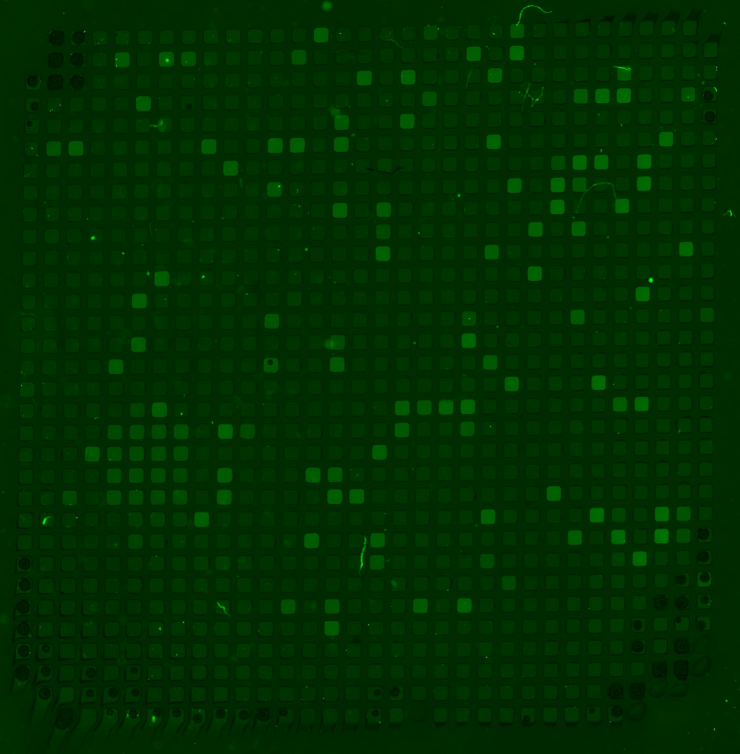
#> input picture src/samples/116.png, 2220 x 2260 px (shown at 1/3 size)
$ python Square.py ../samples/116.png 5   (Python 2 division)
#> lines starting #> are read from the running program, lines starting #| are printed output that depends on the picture; after the words box and inside, x2 and y2 are one past the last pixel; in counts of white or black regions, pixels touching at a corner belong together
import sys
import os
import math
import matplotlib.pyplot as plt
import numpy as np
import cv2
import time
import threading
from collections import Counter

def regions( chip ):


	print "Binarizing with OTSU method..."
	# Binarize
	#blur = cv2.GaussianBlur(chip,(11,11),0)
	chip = cv2.cvtColor( chip, cv2.COLOR_BGR2GRAY )
 	ret3,chip = cv2.threshold(chip,0,255,cv2.THRESH_BINARY+cv2.THRESH_OTSU)
	#cv2.imwrite( "otsu.png", chip )

	chip_temp = chip
	print "Cleaning chip of particulates..."
	chip = cv2.medianBlur(chip_temp,11)
	#cv2.imwrite( "cleaned.png", chip )


	print "Getting regions..."
	# Count Regions
	regions = np.zeros( chip.shape )
	height, width = chip.shape

	region_counter = 0
	for y in xrange( 0, chip.shape[0] ):
		for x in xrange( 0, chip.shape[1] ):
			if regions[y,x] == 0 and chip[y,x] == 255:

				region_counter = region_counter + 1

				toExplore = [[y,x]]
				regions[y, x] = region_counter
				while len(toExplore) > 0:
					cur = toExplore[0]
					val = chip[cur[0], cur[1]]
					del toExplore[0]

					ys = [ cur[0], cur[0]-1, cur[0]+1 ]
					xs = [ cur[1], cur[1]-1, cur[1]+1 ]
					neighbors = []
					for j in ys:
						for i in xs:
							if not ( i == cur[1] and j == cur[0] ):
								neighbors = neighbors + [[j,i]]

					neighbors = [ i for i in neighbors if (i[0] > -1 and i[1] > -1 and i[0] < height and i[1] < width and regions[i[0],i[1]] == 0) ]

					neighbors = [ i for i in neighbors if val == 255 ]

					for n in neighbors:
						regions[n[0],n[1]] = region_counter

					toExplore = toExplore + neighbors


	return chip, region_counter

def build_standard_chip( wellcount, channels ):
	# Determine standard chip size from number of wells
	width = 0
	height = math.sqrt( float(wellcount) )
	if ( int(height) == height ):
		height = int(height)
		width = height
	else:
		factors = [ (i, wellcount//i) for i in xrange(1,int(height)) if wellcount%i == 0 ]

		# Find factors with smallest difference to create more square-like chip
		smallest = [-100000,100000]
		for (a, b) in factors:
			if ( b - a ) < (smallest[1] - smallest[0]):
				smallest[0] = a
				smallest[1] = b
		width = smallest[0]
		height = smallest[1]

	size = width, height, channels
	std_array = np.zeros( size )

	print "Standard Chip Layout"
	print "Height: " + str(height) + "\nWidth: " + str(width) + "\nChannels: " + str(channels) + "\n"

	return std_array

def produce_report( filename, chip_origin, chip, region_count):
	a = filename.split( "/" )
	chipname = a[len(a)-1]
	a = chipname.split( "." )
	chipname = a[0]

	if not os.path.exists( "results" ):
		os.makedirs( "results" )

	location = "results/" + chipname + ".png"

	vis = np.concatenate((chip_origin, chip), axis=1)
	cv2.imwrite( location, vis )

	return location

def launch( filename, wellcount ):
#> called with filename = '../samples/116.png', wellcount = 5
	start = time.time();

	print "Launching for " + filename

	chip = cv2.imread( filename, 1 )
#> chip is the input picture: shape (2260, 2220, 3); mean B, G, R 0.2, 46.6, 0.2
	h, w, channels = chip.shape
#> h = 2260; w = 2220; channels = 3

	# Resize Chip to manageable size
	print "Resizing to 500x500"
	pixel_n = h*w
#> pixel_n = 5017200
	if pixel_n > 250000:
		chip = cv2.resize( chip, (500, 500) )
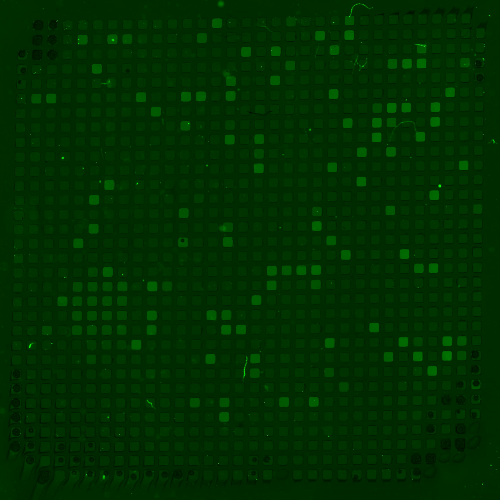
#> chip: shape (500, 500, 3); mean B, G, R 0.2, 46.6, 0.2

	#cv2.imwrite( "resized.png", chip )

	#std_array = build_standard_chip( wellcount, channels )
	#cv2.imwrite( "std_array.png", std_array );

	chip_origin = chip[:,:,1]
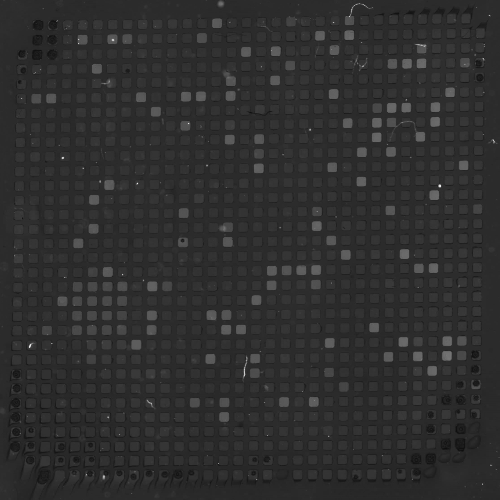
#> chip_origin: shape (500, 500); min 14, max 238, mean 46.6
	chip, region_count = regions( chip )
#> in regions, `chip = cv2.cvtColor( chip, cv2.COLOR_BGR2GRAY )`:
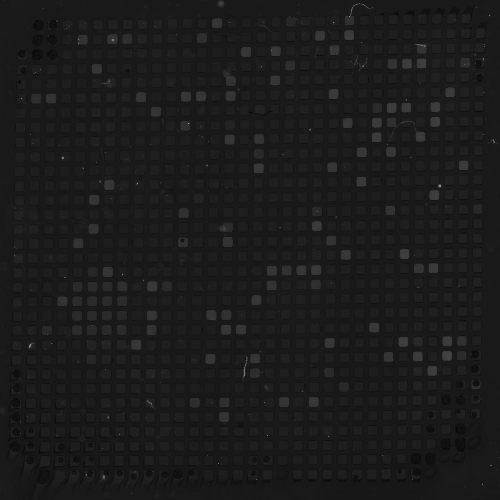
#> chip: shape (500, 500); min 8, max 143, mean 27.4
#> in regions, `ret3,chip = cv2.threshold(chip,0,255,cv2.THRESH_BINARY+cv2.THRESH_OTSU)`:
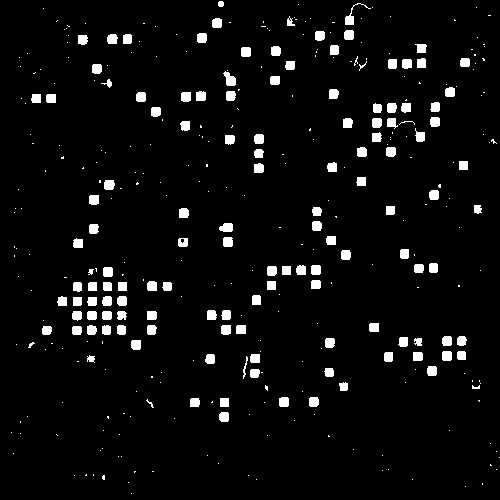
#> chip: shape (500, 500); 4.6% white; 372 white regions (240 under 20 px), largest, box (x1, y1, x2, y2) and area: (223, 71, 236, 86) 121, (345, 3, 371, 25) 115, (219, 223, 233, 232) 105
#> in regions, `ret3,chip = cv2.threshold(chip,0,255,cv2.THRESH_BINARY+cv2.THRESH_OTSU)`: ret3 = 38
#> in regions, `chip = cv2.medianBlur(chip_temp,11)`:
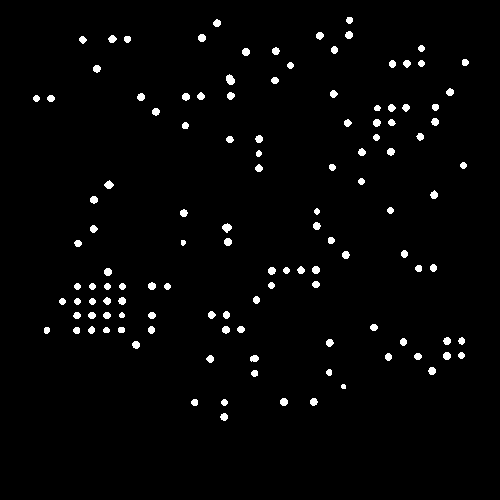
#> chip: shape (500, 500); 2.1% white; 121 white regions, largest, box (x1, y1, x2, y2) and area: (226, 74, 235, 85) 72, (222, 223, 232, 233) 64, (104, 180, 114, 189) 57
#> after the loop in regions, `for y in xrange( 0, chip.shape[0] ):`:
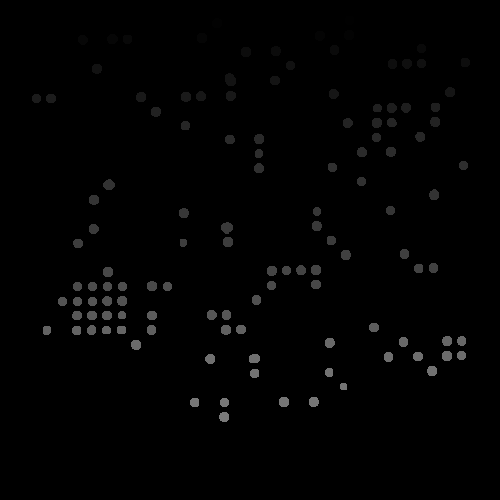
#> regions: shape (500, 500) float64; min 0, max 121, mean 2.3
#> after the loop in regions, `for y in xrange( 0, chip.shape[0] ):`: region_counter = 121
#> region_count = 121

	build_standard_chip( 1000, 1 )

	print "Producing Report in results/ folder"
	location = produce_report( filename, chip_origin, chip, region_count )
#> in produce_report, `vis = np.concatenate((chip_origin, chip), axis=1)`:
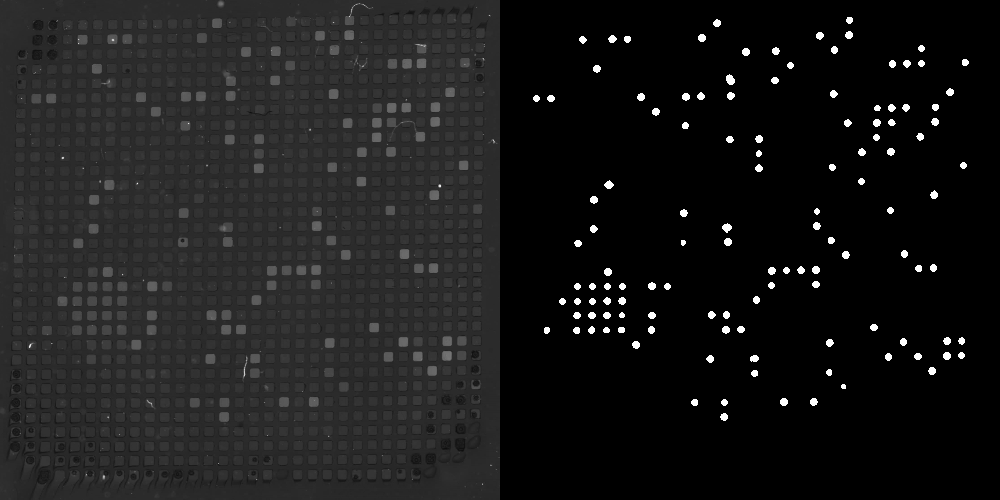
#> vis: shape (500, 1000); min 0, max 255, mean 26
#> location = 'results/116.png'
	print "Regions: " + str( region_count )
#| Regions: 121

	end = time.time()
	print "Total time: " + str( end - start ) + " s"

	print "\v"

	return wellcount, region_count, 0, location


if __name__ == '__main__':
	if len( sys.argv ) < 3:
		print "Usage: $ python Prep.py [microwell image] [number of wells]"
		sys.exit(1)

	filename = sys.argv[1]
	wellcount = int(sys.argv[2])
	launch( filename, wellcount )
